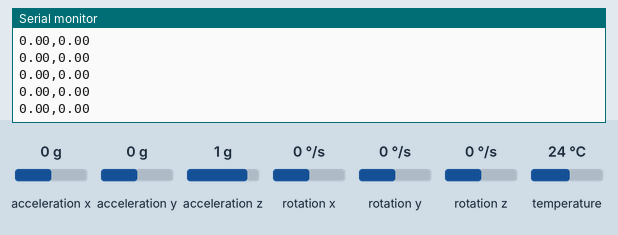
The sketch below on a simulated ESP32. On the bench: the last lines printed to the serial monitor. Inputs (shaded band) come from the test bench; at power-on: rotation x 0 °/s, rotation y 0 °/s, acceleration x 0 g, acceleration y 0 g, acceleration z 1 g, rotation z 0 °/s, temperature 24 °C.

Above: at 1.2 s.
1.3 s: rotation x set to -192 °/s
At 2.1 s:
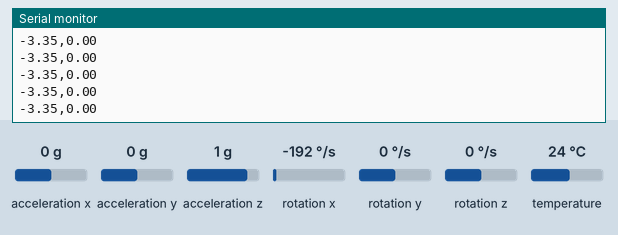
2.8 s: rotation y set to -192 °/s
At 3.5 s:
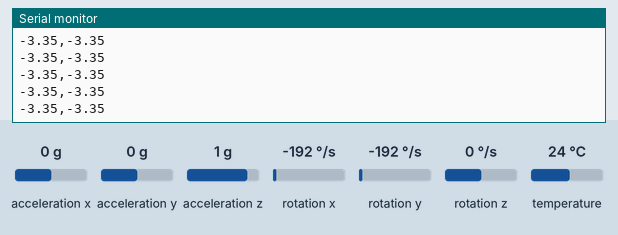
4.3 s: rotation x set to -100 °/s
At 5.1 s:
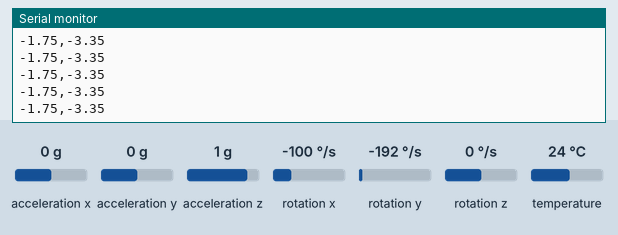
Timing chart, 0 to 7.3 s (numbered marks = the images above; inputs shaded):
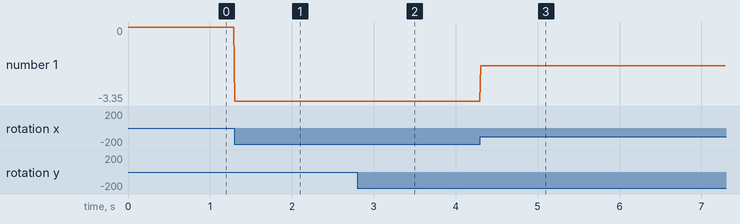

The sketch:

sketch_feb5a.ino
```cpp
#include <Wire.h>
#include <Adafruit_MPU6050.h>
#include <Adafruit_Sensor.h>

Adafruit_MPU6050 mpu;

void setup() {
    Serial.begin(115200);
    Wire.begin(21, 22);  // ESP32 I2C pins (SDA = 21, SCL = 22)

    if (!mpu.begin()) {
        Serial.println("MPU6050 not found! Check wiring.");
        while (1);
    }

    // Set gyro range to ±1000°/s
    mpu.setGyroRange(MPU6050_RANGE_1000_DEG);
}

void loop() {
    sensors_event_t a, g, temp;
    mpu.getEvent(&a, &g, &temp);

    // Get gyro data (°/s)
    float gyroX = g.gyro.x;
    float gyroY = g.gyro.y;

    // Send gyro values to PC via Serial
    Serial.print(gyroX);
    Serial.print(",");
    Serial.println(gyroY);

    delay(10);  // Small delay for smooth data flow
}
```

Measured:
- after the input at 1.3 s, the serial monitor: prints a new line at once (image 1)
- after the input at 2.8 s, the serial monitor: prints a new line at once (image 2)
- after the input at 4.3 s, the serial monitor: prints a new line at once (image 3)
- plotted number 1: 0 → -3.35 after the input at 1.3 s, -3.35 → -1.75 after the input at 4.3 s
